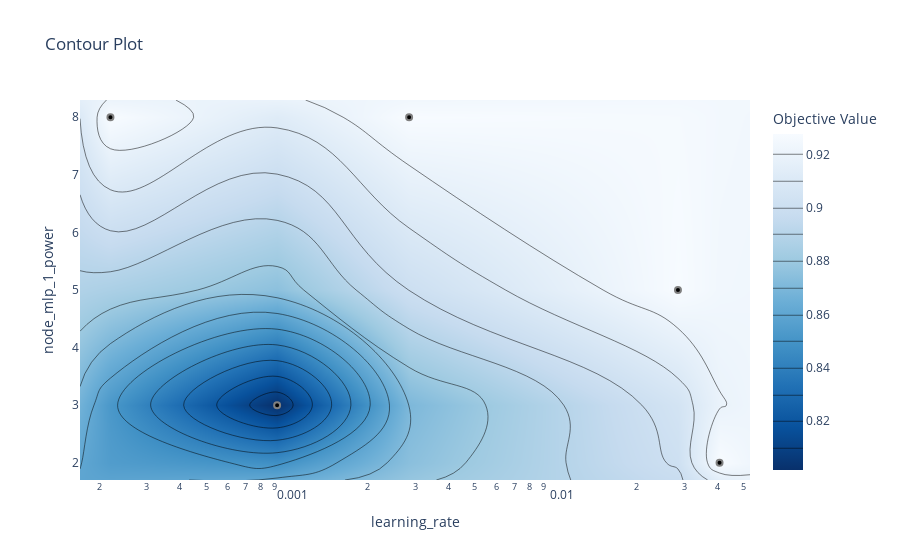

Source (notebook cell):
### Code cell
# plot the estimated accuracy surface over hyperparameters:
fig = optuna.visualization.plot_contour(study9, params=['learning_rate', 'node_mlp_1_power'])
fig.show()

### Figure 1 — Plotly figure (JSON) as saved in the notebook; plotly's stock layout.template omitted (floating-point values rounded to 4 significant figures)
{"data": [{"colorbar": {"title": {"text": "Objective Value"}}, "colorscale": [[0, "rgb(247,251,255)"], [0.125, "rgb(222,235,247)"], [0.25, "rgb(198,219,239)"], [0.375, "rgb(158,202,225)"], [0.5, "rgb(107,174,214)"], [0.625, "rgb(66,146,198)"], [0.75, "rgb(33,113,181)"], [0.875, "rgb(8,81,156)"], [1, "rgb(8,48,107)"]], "connectgaps": true, "contours": {"coloring": "heatmap"}, "hoverinfo": "none", "line": {"smoothing": 1.3}, "reversescale": true, "type": "contour", "x": [0.0001699, 0.0002205, 0.0009192, 0.002847, 0.02849, 0.04068, 0.0528], "y": [1.7, 2, 3, 5, 8, 8.3], "z": [[null, null, null, null, null, null, null], [null, null, null, null, null, 0.9277, null], [null, null, 0.8017, null, null, null, null], [null, null, null, null, 0.9277, null, null], [null, 0.9277, null, 0.9277, null, null, null], [null, null, null, null, null, null, null]]}, {"marker": {"color": "black", "line": {"color": "Grey", "width": 2}}, "mode": "markers", "showlegend": false, "type": "scatter", "x": [0.002847, 0.02849, 0.0009192, 0.0002205, 0.04068], "y": [8, 5, 3, 8, 2]}], "layout": {"title": {"text": "Contour Plot"}, "xaxis": {"range": [-3.77, -1.277], "title": {"text": "learning_rate"}, "type": "log"}, "yaxis": {"range": [1.7, 8.3], "title": {"text": "node_mlp_1_power"}}}}
